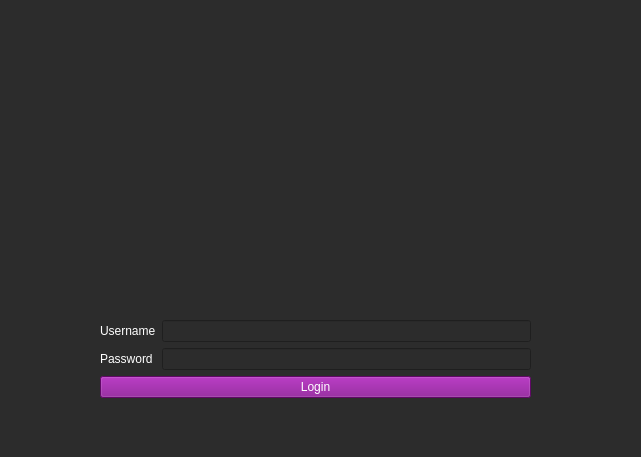
<?xml version="1.0" encoding="UTF-8"?>
<ui version="4.0">
 <class>AdminLogin</class>
 <widget class="QWidget" name="AdminLogin">
  <property name="geometry">
   <rect>
    <x>0</x>
    <y>0</y>
    <width>641</width>
    <height>457</height>
   </rect>
  </property>
  <property name="windowTitle">
   <string>Form</string>
  </property>
  <property name="styleSheet">
   <string notr="true">background-color: rgb(44, 44, 44);
color: rgb(255, 255, 255);
font: 87 18pt &quot;Segoe UI Black&quot;;</string>
  </property>
  <widget class="QLabel" name="label">
   <property name="geometry">
    <rect>
     <x>110</x>
     <y>30</y>
     <width>411</width>
     <height>261</height>
    </rect>
   </property>
   <property name="text">
    <string/>
   </property>
   <property name="pixmap">
    <pixmap>../administrator.png</pixmap>
   </property>
   <property name="scaledContents">
    <bool>true</bool>
   </property>
  </widget>
  <widget class="QWidget" name="formLayoutWidget">
   <property name="geometry">
    <rect>
     <x>100</x>
     <y>320</y>
     <width>431</width>
     <height>221</height>
    </rect>
   </property>
   <layout class="QFormLayout" name="formLayout">
    <item row="0" column="0">
     <widget class="QLabel" name="label_2">
      <property name="text">
       <string>Username</string>
      </property>
     </widget>
    </item>
    <item row="0" column="1">
     <widget class="QLineEdit" name="lineEdit"/>
    </item>
    <item row="1" column="0">
     <widget class="QLabel" name="label_3">
      <property name="text">
       <string>Password</string>
      </property>
     </widget>
    </item>
    <item row="1" column="1">
     <widget class="QLineEdit" name="lineEdit_2">
      <property name="echoMode">
       <enum>QLineEdit::Password</enum>
      </property>
     </widget>
    </item>
    <item row="2" column="0" colspan="2">
     <widget class="QPushButton" name="pushButton">
      <property name="styleSheet">
       <string notr="true">background-color: rgb(134, 11, 143);</string>
      </property>
      <property name="text">
       <string>Login</string>
      </property>
     </widget>
    </item>
   </layout>
  </widget>
 </widget>
 <resources/>
 <connections/>
</ui>
